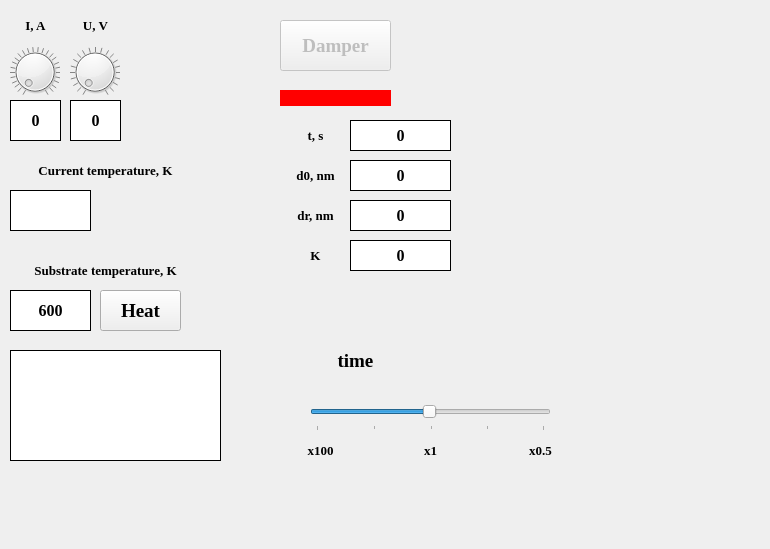
<?xml version="1.0" encoding="UTF-8"?>
<ui version="4.0">
 <class>Dialog</class>
 <widget class="QDialog" name="Dialog">
  <property name="geometry">
   <rect>
    <x>0</x>
    <y>0</y>
    <width>770</width>
    <height>549</height>
   </rect>
  </property>
  <property name="windowTitle">
   <string>Vaporization</string>
  </property>
  <property name="windowIcon">
   <iconset>
    <normaloff>icon.png</normaloff>icon.png</iconset>
  </property>
  <widget class="QDial" name="current_dial">
   <property name="geometry">
    <rect>
     <x>10</x>
     <y>40</y>
     <width>50</width>
     <height>64</height>
    </rect>
   </property>
   <property name="maximum">
    <number>100</number>
   </property>
   <property name="singleStep">
    <number>1</number>
   </property>
   <property name="pageStep">
    <number>1</number>
   </property>
   <property name="value">
    <number>0</number>
   </property>
   <property name="tracking">
    <bool>true</bool>
   </property>
   <property name="wrapping">
    <bool>false</bool>
   </property>
   <property name="notchesVisible">
    <bool>true</bool>
   </property>
  </widget>
  <widget class="QLabel" name="current_label">
   <property name="geometry">
    <rect>
     <x>10</x>
     <y>10</y>
     <width>51</width>
     <height>31</height>
    </rect>
   </property>
   <property name="font">
    <font>
     <family>Times New Roman</family>
     <pointsize>10</pointsize>
     <weight>75</weight>
     <bold>true</bold>
    </font>
   </property>
   <property name="text">
    <string>I, A</string>
   </property>
   <property name="alignment">
    <set>Qt::AlignCenter</set>
   </property>
  </widget>
  <widget class="QPushButton" name="damper">
   <property name="enabled">
    <bool>false</bool>
   </property>
   <property name="geometry">
    <rect>
     <x>280</x>
     <y>20</y>
     <width>111</width>
     <height>51</height>
    </rect>
   </property>
   <property name="font">
    <font>
     <family>Times New Roman</family>
     <pointsize>14</pointsize>
     <weight>75</weight>
     <bold>true</bold>
    </font>
   </property>
   <property name="text">
    <string>Damper</string>
   </property>
  </widget>
  <widget class="QDial" name="voltage_dial">
   <property name="geometry">
    <rect>
     <x>70</x>
     <y>40</y>
     <width>50</width>
     <height>64</height>
    </rect>
   </property>
   <property name="maximum">
    <number>20</number>
   </property>
   <property name="singleStep">
    <number>1</number>
   </property>
   <property name="pageStep">
    <number>1</number>
   </property>
   <property name="value">
    <number>0</number>
   </property>
   <property name="tracking">
    <bool>true</bool>
   </property>
   <property name="wrapping">
    <bool>false</bool>
   </property>
   <property name="notchesVisible">
    <bool>true</bool>
   </property>
  </widget>
  <widget class="QLabel" name="voltage_label">
   <property name="geometry">
    <rect>
     <x>70</x>
     <y>10</y>
     <width>51</width>
     <height>31</height>
    </rect>
   </property>
   <property name="font">
    <font>
     <family>Times New Roman</family>
     <pointsize>10</pointsize>
     <weight>75</weight>
     <bold>true</bold>
    </font>
   </property>
   <property name="text">
    <string>U, V</string>
   </property>
   <property name="alignment">
    <set>Qt::AlignCenter</set>
   </property>
  </widget>
  <widget class="QLabel" name="current_tempeature_label">
   <property name="geometry">
    <rect>
     <x>10</x>
     <y>140</y>
     <width>191</width>
     <height>61</height>
    </rect>
   </property>
   <property name="font">
    <font>
     <family>Times New Roman</family>
     <pointsize>10</pointsize>
     <weight>75</weight>
     <bold>true</bold>
    </font>
   </property>
   <property name="text">
    <string>Current temperature, K</string>
   </property>
   <property name="alignment">
    <set>Qt::AlignCenter</set>
   </property>
  </widget>
  <widget class="QPushButton" name="heat">
   <property name="geometry">
    <rect>
     <x>100</x>
     <y>290</y>
     <width>81</width>
     <height>41</height>
    </rect>
   </property>
   <property name="font">
    <font>
     <family>Times New Roman</family>
     <pointsize>14</pointsize>
     <weight>75</weight>
     <bold>true</bold>
    </font>
   </property>
   <property name="text">
    <string>Heat</string>
   </property>
  </widget>
  <widget class="QLabel" name="damper_state">
   <property name="geometry">
    <rect>
     <x>280</x>
     <y>90</y>
     <width>111</width>
     <height>16</height>
    </rect>
   </property>
   <property name="styleSheet">
    <string notr="true">background-color: red;</string>
   </property>
   <property name="text">
    <string/>
   </property>
  </widget>
  <widget class="QLabel" name="d0_label">
   <property name="geometry">
    <rect>
     <x>280</x>
     <y>160</y>
     <width>71</width>
     <height>31</height>
    </rect>
   </property>
   <property name="font">
    <font>
     <family>Times New Roman</family>
     <pointsize>10</pointsize>
     <weight>75</weight>
     <bold>true</bold>
    </font>
   </property>
   <property name="text">
    <string>d0, nm</string>
   </property>
   <property name="alignment">
    <set>Qt::AlignCenter</set>
   </property>
  </widget>
  <widget class="QLabel" name="dr_label">
   <property name="geometry">
    <rect>
     <x>280</x>
     <y>200</y>
     <width>71</width>
     <height>31</height>
    </rect>
   </property>
   <property name="font">
    <font>
     <family>Times New Roman</family>
     <pointsize>10</pointsize>
     <weight>75</weight>
     <bold>true</bold>
    </font>
   </property>
   <property name="text">
    <string>dr, nm</string>
   </property>
   <property name="alignment">
    <set>Qt::AlignCenter</set>
   </property>
  </widget>
  <widget class="QLabel" name="k_label">
   <property name="geometry">
    <rect>
     <x>280</x>
     <y>240</y>
     <width>71</width>
     <height>31</height>
    </rect>
   </property>
   <property name="font">
    <font>
     <family>Times New Roman</family>
     <pointsize>10</pointsize>
     <weight>75</weight>
     <bold>true</bold>
    </font>
   </property>
   <property name="text">
    <string>K</string>
   </property>
   <property name="alignment">
    <set>Qt::AlignCenter</set>
   </property>
  </widget>
  <widget class="QLabel" name="x100">
   <property name="geometry">
    <rect>
     <x>300</x>
     <y>440</y>
     <width>41</width>
     <height>21</height>
    </rect>
   </property>
   <property name="font">
    <font>
     <family>Times New Roman</family>
     <pointsize>10</pointsize>
     <weight>75</weight>
     <bold>true</bold>
    </font>
   </property>
   <property name="text">
    <string>x100</string>
   </property>
   <property name="alignment">
    <set>Qt::AlignCenter</set>
   </property>
  </widget>
  <widget class="QLabel" name="time_rewind">
   <property name="geometry">
    <rect>
     <x>310</x>
     <y>340</y>
     <width>91</width>
     <height>41</height>
    </rect>
   </property>
   <property name="font">
    <font>
     <family>Times New Roman</family>
     <pointsize>14</pointsize>
     <weight>75</weight>
     <bold>true</bold>
    </font>
   </property>
   <property name="text">
    <string>time</string>
   </property>
   <property name="alignment">
    <set>Qt::AlignCenter</set>
   </property>
  </widget>
  <widget class="QSlider" name="timeSlider">
   <property name="geometry">
    <rect>
     <x>310</x>
     <y>400</y>
     <width>241</width>
     <height>31</height>
    </rect>
   </property>
   <property name="cursor">
    <cursorShape>OpenHandCursor</cursorShape>
   </property>
   <property name="mouseTracking">
    <bool>false</bool>
   </property>
   <property name="locale">
    <locale language="English" country="UnitedStates"/>
   </property>
   <property name="minimum">
    <number>1</number>
   </property>
   <property name="maximum">
    <number>200</number>
   </property>
   <property name="singleStep">
    <number>1</number>
   </property>
   <property name="value">
    <number>100</number>
   </property>
   <property name="sliderPosition">
    <number>100</number>
   </property>
   <property name="tracking">
    <bool>true</bool>
   </property>
   <property name="orientation">
    <enum>Qt::Horizontal</enum>
   </property>
   <property name="invertedAppearance">
    <bool>false</bool>
   </property>
   <property name="invertedControls">
    <bool>false</bool>
   </property>
   <property name="tickPosition">
    <enum>QSlider::TicksBelow</enum>
   </property>
   <property name="tickInterval">
    <number>50</number>
   </property>
  </widget>
  <widget class="QLabel" name="x1">
   <property name="geometry">
    <rect>
     <x>410</x>
     <y>440</y>
     <width>41</width>
     <height>21</height>
    </rect>
   </property>
   <property name="font">
    <font>
     <family>Times New Roman</family>
     <pointsize>10</pointsize>
     <weight>75</weight>
     <bold>true</bold>
    </font>
   </property>
   <property name="text">
    <string>x1</string>
   </property>
   <property name="alignment">
    <set>Qt::AlignCenter</set>
   </property>
  </widget>
  <widget class="QLabel" name="x0_5">
   <property name="geometry">
    <rect>
     <x>520</x>
     <y>440</y>
     <width>41</width>
     <height>21</height>
    </rect>
   </property>
   <property name="font">
    <font>
     <family>Times New Roman</family>
     <pointsize>10</pointsize>
     <weight>75</weight>
     <bold>true</bold>
    </font>
   </property>
   <property name="text">
    <string>x0.5</string>
   </property>
   <property name="alignment">
    <set>Qt::AlignCenter</set>
   </property>
  </widget>
  <widget class="QLabel" name="time_label">
   <property name="geometry">
    <rect>
     <x>280</x>
     <y>120</y>
     <width>71</width>
     <height>31</height>
    </rect>
   </property>
   <property name="font">
    <font>
     <family>Times New Roman</family>
     <pointsize>10</pointsize>
     <weight>75</weight>
     <bold>true</bold>
    </font>
   </property>
   <property name="text">
    <string>t, s</string>
   </property>
   <property name="alignment">
    <set>Qt::AlignCenter</set>
   </property>
  </widget>
  <widget class="QLabel" name="substrate_tempeature_label">
   <property name="geometry">
    <rect>
     <x>10</x>
     <y>240</y>
     <width>191</width>
     <height>61</height>
    </rect>
   </property>
   <property name="font">
    <font>
     <family>Times New Roman</family>
     <pointsize>10</pointsize>
     <weight>75</weight>
     <bold>true</bold>
    </font>
   </property>
   <property name="text">
    <string>Substrate temperature, K</string>
   </property>
   <property name="alignment">
    <set>Qt::AlignCenter</set>
   </property>
  </widget>
  <widget class="QLabel" name="status">
   <property name="geometry">
    <rect>
     <x>10</x>
     <y>350</y>
     <width>211</width>
     <height>111</height>
    </rect>
   </property>
   <property name="font">
    <font>
     <family>Times New Roman</family>
     <pointsize>12</pointsize>
     <weight>75</weight>
     <bold>true</bold>
    </font>
   </property>
   <property name="styleSheet">
    <string notr="true">background-color: white;</string>
   </property>
   <property name="frameShape">
    <enum>QFrame::Box</enum>
   </property>
   <property name="text">
    <string/>
   </property>
   <property name="textFormat">
    <enum>Qt::AutoText</enum>
   </property>
   <property name="alignment">
    <set>Qt::AlignCenter</set>
   </property>
   <property name="wordWrap">
    <bool>true</bool>
   </property>
  </widget>
  <widget class="QLabel" name="current">
   <property name="geometry">
    <rect>
     <x>10</x>
     <y>100</y>
     <width>51</width>
     <height>41</height>
    </rect>
   </property>
   <property name="font">
    <font>
     <family>Times New Roman</family>
     <pointsize>12</pointsize>
     <weight>75</weight>
     <bold>true</bold>
    </font>
   </property>
   <property name="styleSheet">
    <string notr="true">background-color: white;</string>
   </property>
   <property name="frameShape">
    <enum>QFrame::Box</enum>
   </property>
   <property name="text">
    <string>0</string>
   </property>
   <property name="alignment">
    <set>Qt::AlignCenter</set>
   </property>
  </widget>
  <widget class="QLabel" name="voltage">
   <property name="geometry">
    <rect>
     <x>70</x>
     <y>100</y>
     <width>51</width>
     <height>41</height>
    </rect>
   </property>
   <property name="font">
    <font>
     <family>Times New Roman</family>
     <pointsize>12</pointsize>
     <weight>75</weight>
     <bold>true</bold>
    </font>
   </property>
   <property name="styleSheet">
    <string notr="true">background-color: white;</string>
   </property>
   <property name="frameShape">
    <enum>QFrame::Box</enum>
   </property>
   <property name="text">
    <string>0</string>
   </property>
   <property name="alignment">
    <set>Qt::AlignCenter</set>
   </property>
  </widget>
  <widget class="QLabel" name="temperature">
   <property name="geometry">
    <rect>
     <x>10</x>
     <y>190</y>
     <width>81</width>
     <height>41</height>
    </rect>
   </property>
   <property name="font">
    <font>
     <family>Times New Roman</family>
     <pointsize>12</pointsize>
     <weight>75</weight>
     <bold>true</bold>
    </font>
   </property>
   <property name="styleSheet">
    <string notr="true">background-color: white;</string>
   </property>
   <property name="frameShape">
    <enum>QFrame::Box</enum>
   </property>
   <property name="text">
    <string/>
   </property>
   <property name="alignment">
    <set>Qt::AlignCenter</set>
   </property>
  </widget>
  <widget class="QLabel" name="substrate_temperature">
   <property name="geometry">
    <rect>
     <x>10</x>
     <y>290</y>
     <width>81</width>
     <height>41</height>
    </rect>
   </property>
   <property name="font">
    <font>
     <family>Times New Roman</family>
     <pointsize>12</pointsize>
     <weight>75</weight>
     <bold>true</bold>
    </font>
   </property>
   <property name="styleSheet">
    <string notr="true">background-color: white;</string>
   </property>
   <property name="frameShape">
    <enum>QFrame::Box</enum>
   </property>
   <property name="text">
    <string>600</string>
   </property>
   <property name="alignment">
    <set>Qt::AlignCenter</set>
   </property>
  </widget>
  <widget class="QLabel" name="t">
   <property name="geometry">
    <rect>
     <x>350</x>
     <y>120</y>
     <width>101</width>
     <height>31</height>
    </rect>
   </property>
   <property name="font">
    <font>
     <family>Times New Roman</family>
     <pointsize>12</pointsize>
     <weight>75</weight>
     <bold>true</bold>
    </font>
   </property>
   <property name="styleSheet">
    <string notr="true">background-color: white;</string>
   </property>
   <property name="frameShape">
    <enum>QFrame::Box</enum>
   </property>
   <property name="text">
    <string>0</string>
   </property>
   <property name="alignment">
    <set>Qt::AlignCenter</set>
   </property>
  </widget>
  <widget class="QLabel" name="d0">
   <property name="geometry">
    <rect>
     <x>350</x>
     <y>160</y>
     <width>101</width>
     <height>31</height>
    </rect>
   </property>
   <property name="font">
    <font>
     <family>Times New Roman</family>
     <pointsize>12</pointsize>
     <weight>75</weight>
     <bold>true</bold>
    </font>
   </property>
   <property name="styleSheet">
    <string notr="true">background-color: white;</string>
   </property>
   <property name="frameShape">
    <enum>QFrame::Box</enum>
   </property>
   <property name="text">
    <string>0</string>
   </property>
   <property name="alignment">
    <set>Qt::AlignCenter</set>
   </property>
  </widget>
  <widget class="QLabel" name="dr">
   <property name="geometry">
    <rect>
     <x>350</x>
     <y>200</y>
     <width>101</width>
     <height>31</height>
    </rect>
   </property>
   <property name="font">
    <font>
     <family>Times New Roman</family>
     <pointsize>12</pointsize>
     <weight>75</weight>
     <bold>true</bold>
    </font>
   </property>
   <property name="styleSheet">
    <string notr="true">background-color: white;</string>
   </property>
   <property name="frameShape">
    <enum>QFrame::Box</enum>
   </property>
   <property name="text">
    <string>0</string>
   </property>
   <property name="alignment">
    <set>Qt::AlignCenter</set>
   </property>
  </widget>
  <widget class="QLabel" name="K">
   <property name="geometry">
    <rect>
     <x>350</x>
     <y>240</y>
     <width>101</width>
     <height>31</height>
    </rect>
   </property>
   <property name="font">
    <font>
     <family>Times New Roman</family>
     <pointsize>12</pointsize>
     <weight>75</weight>
     <bold>true</bold>
    </font>
   </property>
   <property name="styleSheet">
    <string notr="true">background-color: white;</string>
   </property>
   <property name="frameShape">
    <enum>QFrame::Box</enum>
   </property>
   <property name="text">
    <string>0</string>
   </property>
   <property name="alignment">
    <set>Qt::AlignCenter</set>
   </property>
  </widget>
 </widget>
 <resources/>
 <connections/>
</ui>
